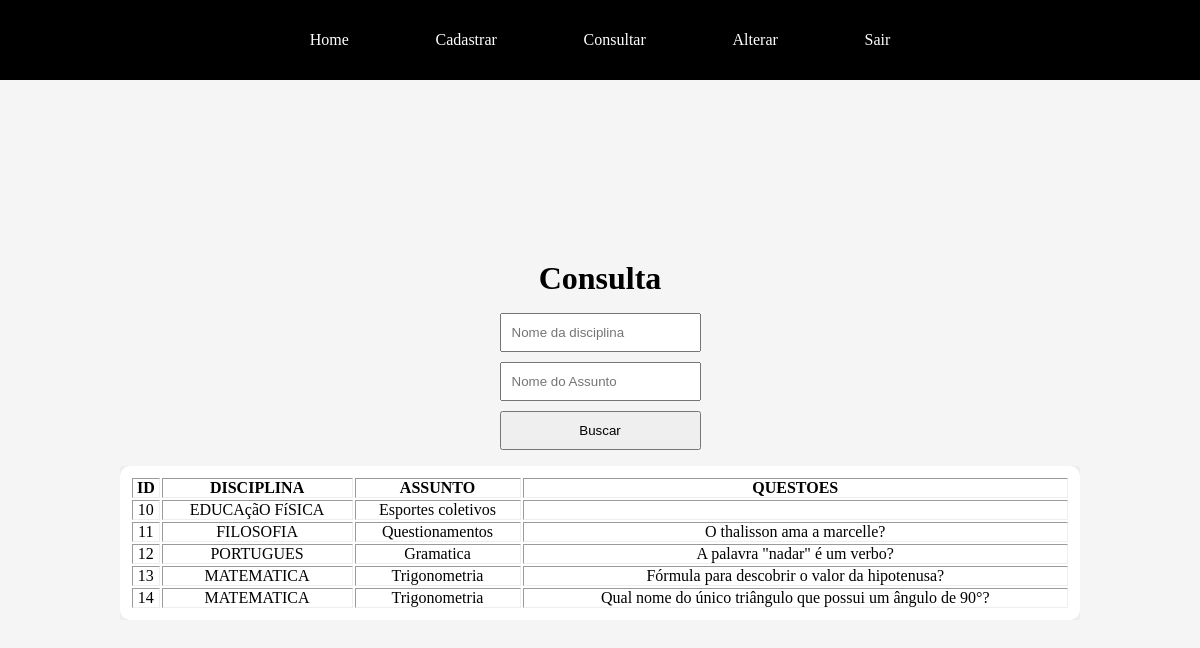
Screenshot of /site/acess/prof/consulta/prova/consultar.php with the database file from the repository.
### tables this page shows
CREATE TABLE `prova` (
  `id` int(11) NOT NULL,
  `disciplina` varchar(60) NOT NULL,
  `assunto` varchar(60) NOT NULL,
  `questoes` varchar(120) NOT NULL
);

### site/acess/prof/consulta/prova/consultar.php (the view, shortened to what this page needs)
<!DOCTYPE html>
<html lang="pt-BR">
<head>
  <link rel="stylesheet" href="../../../../css/acess/consulta.css">
  <?php
    require "../../../../conexao.php";
    $sql = "SELECT * FROM prova";
    $result = mysqli_query($conn, $sql);
  ?>
</head>
<body>
  <header>
    <nav class="menu">
      <a href="../../home.php" class="menu-item"><span>Home</span></a>
      <a href="../../cadastrar.php" class="menu-item"><span>Cadastrar</span></a>
      <a href="../../consultar.php" class="menu-item"><span>Consultar</span></a>
      <a href="../../alterar.php" class="menu-item"><span>Alterar</span></a>
      <a href="../../../../index.php" class="menu-item"><span>Sair</span></a>
    </nav>
  </header>
  <main>
    <h1>Consulta</h1>
    <form action="busca.php" method="post" class="busca" style="display: flex; flex-direction: column; gap: 10px;">
      <input type="text" name="nome" placeholder="Nome da disciplina" required>
      <input type="text" name="assunto" placeholder="Nome do Assunto" required>
      <button type="submit">Buscar</button>
    </form>
    <div class="container">
      <table border="1px" class='lista'>
        <thead>
          <th>ID</th>
          <th>DISCIPLINA</th>
          <th>ASSUNTO</th>
          <th>QUESTOES</th>
        </thead>
        <tbody>
          <?php
            while ($row = mysqli_fetch_assoc($result)) {
              echo "<tr>
                <td>{$row['id']}</td>
                <td>{$row['disciplina']}</td>
                <td>{$row['assunto']}</td>
                <td>{$row['questoes']}</td>
              </tr>";
            }
          ?>
        </tbody>
      </table>
    </div>
  </main>
</body>
</html>

### site/css/acess/consulta.css (style rules this page uses)
main { display: flex; justify-content: center; align-items: center; width: 100%; height: calc(100vh - 80px); flex-direction: column; gap: 1rem; text-align: center; background-color: whitesmoke; position: relative; }
input { padding: 10px; }
button { padding: 10px; cursor: pointer; }
.container { overflow: scroll; width: 80%; }
.lista { border: none; padding: 10px; background-color: white; box-shadow: 0 0 10px rgba(0,0,0,0.1); width: 100%; border-radius: 10px; }

### site/css/acess/header.css (style rules this page uses)
* { margin: 0; padding: 0; box-sizing: border-box; text-decoration: none; }
header { width: 100%; height: 80px; background-color: black; color: white; box-shadow: 0 0 10px rgba(0,0,0,0.1); display: flex; justify-content: center; align-items: center; }
.menu { display: flex; justify-content: center; gap: 20%; }
.menu > a { color: white; position: relative; padding: 10px; }
.menu > a::after { content: ''; position: absolute; width: 0; left: 0; bottom: 0; height: 2px; background-color: white; transition: width .3s ease; }

### rows the page displays
prova: id "10", disciplina "EDUCAçãO FíSICA", assunto "Esportes coletivos"
prova: id "11", disciplina "FILOSOFIA", assunto "Questionamentos", questoes "O thalisson ama a marcelle?"
prova: id "12", disciplina "PORTUGUES", assunto "Gramatica", questoes "A palavra \"nadar\" é um verbo?"
prova: id "13", disciplina "MATEMATICA", assunto "Trigonometria", questoes "Fórmula para descobrir o valor da hipotenusa?"
prova: id "14", disciplina "MATEMATICA", assunto "Trigonometria", questoes "Qual nome do único triângulo que possui um ângulo de 90°?"
